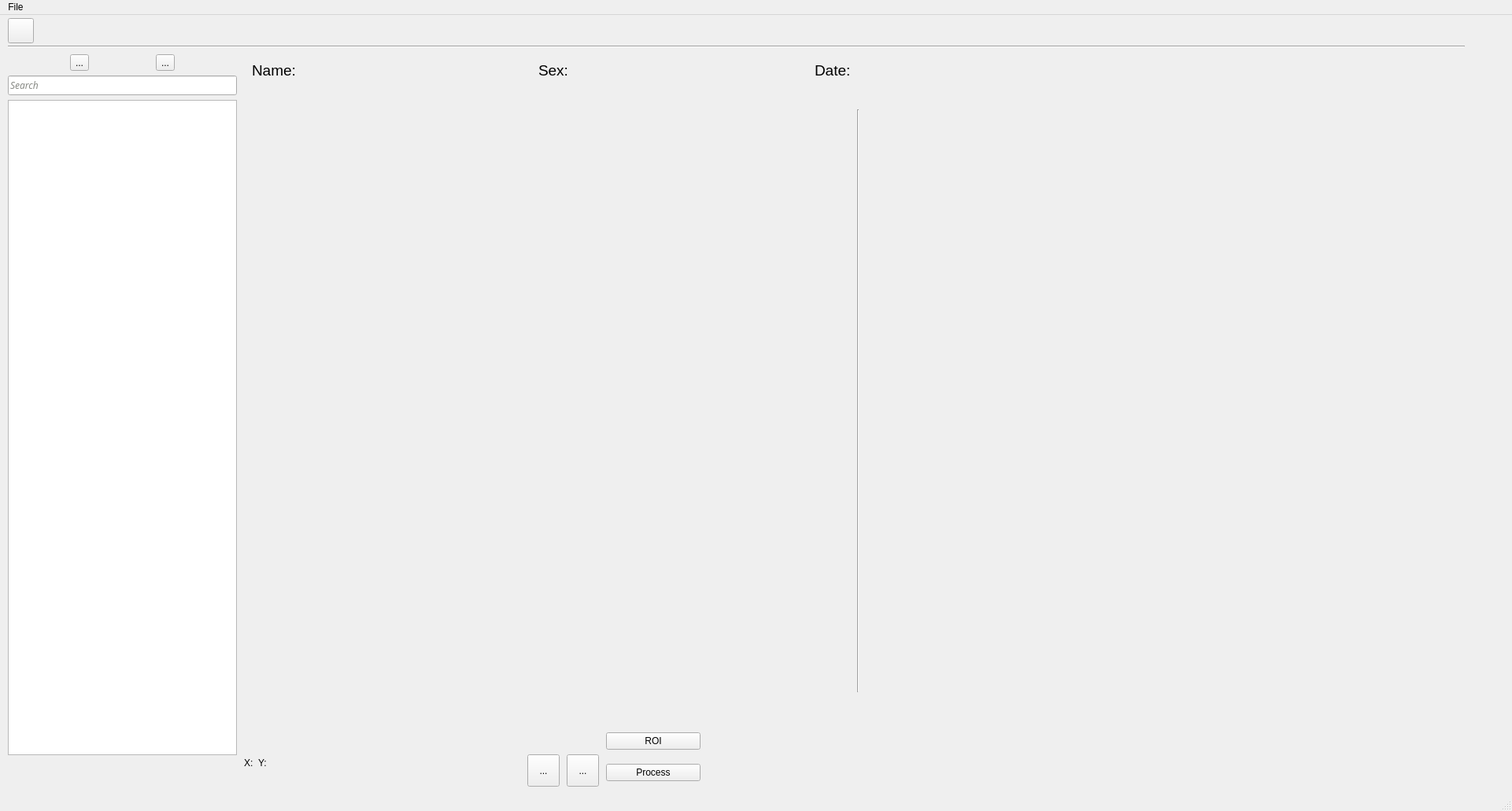
<?xml version="1.0" encoding="UTF-8"?>
<ui version="4.0">
 <class>MainWindow</class>
 <widget class="QMainWindow" name="MainWindow">
  <property name="geometry">
   <rect>
    <x>0</x>
    <y>0</y>
    <width>1921</width>
    <height>1031</height>
   </rect>
  </property>
  <property name="mouseTracking">
   <bool>true</bool>
  </property>
  <property name="windowTitle">
   <string>Tesis</string>
  </property>
  <widget class="QWidget" name="centralwidget">
   <widget class="QLabel" name="image">
    <property name="geometry">
     <rect>
      <x>320</x>
      <y>120</y>
      <width>761</width>
      <height>701</height>
     </rect>
    </property>
    <property name="whatsThis">
     <string>Esto es una ventana</string>
    </property>
    <property name="frameShape">
     <enum>QFrame::NoFrame</enum>
    </property>
    <property name="text">
     <string/>
    </property>
    <property name="scaledContents">
     <bool>true</bool>
    </property>
   </widget>
   <widget class="QLabel" name="roi">
    <property name="geometry">
     <rect>
      <x>320</x>
      <y>120</y>
      <width>761</width>
      <height>701</height>
     </rect>
    </property>
    <property name="text">
     <string notr="true"/>
    </property>
    <property name="textFormat">
     <enum>Qt::PlainText</enum>
    </property>
   </widget>
   <widget class="Line" name="line">
    <property name="geometry">
     <rect>
      <x>10</x>
      <y>32</y>
      <width>1851</width>
      <height>16</height>
     </rect>
    </property>
    <property name="orientation">
     <enum>Qt::Horizontal</enum>
    </property>
   </widget>
   <widget class="QWidget" name="layoutWidget">
    <property name="geometry">
     <rect>
      <x>10</x>
      <y>0</y>
      <width>121</width>
      <height>41</height>
     </rect>
    </property>
    <layout class="QHBoxLayout" name="horizontalLayout">
     <item>
      <widget class="QToolButton" name="btnOpenFile">
       <property name="sizePolicy">
        <sizepolicy hsizetype="Fixed" vsizetype="Fixed">
         <horstretch>0</horstretch>
         <verstretch>0</verstretch>
        </sizepolicy>
       </property>
       <property name="maximumSize">
        <size>
         <width>16777215</width>
         <height>16777215</height>
        </size>
       </property>
       <property name="sizeIncrement">
        <size>
         <width>0</width>
         <height>0</height>
        </size>
       </property>
       <property name="icon">
        <iconset>
         <normaloff>icons/folder-open.png</normaloff>icons/folder-open.png</iconset>
       </property>
       <property name="iconSize">
        <size>
         <width>25</width>
         <height>25</height>
        </size>
       </property>
      </widget>
     </item>
     <item>
      <spacer name="horizontalSpacer_2">
       <property name="orientation">
        <enum>Qt::Horizontal</enum>
       </property>
       <property name="sizeHint" stdset="0">
        <size>
         <width>40</width>
         <height>20</height>
        </size>
       </property>
      </spacer>
     </item>
    </layout>
   </widget>
   <widget class="QWidget" name="layoutWidget">
    <property name="geometry">
     <rect>
      <x>10</x>
      <y>50</y>
      <width>291</width>
      <height>891</height>
     </rect>
    </property>
    <layout class="QVBoxLayout" name="verticalLayout">
     <item>
      <layout class="QHBoxLayout" name="horizontalLayout_2">
       <item>
        <widget class="QToolButton" name="btnLeft">
         <property name="text">
          <string>...</string>
         </property>
         <property name="icon">
          <iconset>
           <normaloff>icons/arrow-left.png</normaloff>icons/arrow-left.png</iconset>
         </property>
         <property name="iconSize">
          <size>
           <width>25</width>
           <height>25</height>
          </size>
         </property>
        </widget>
       </item>
       <item>
        <widget class="QToolButton" name="btnRight">
         <property name="text">
          <string>...</string>
         </property>
         <property name="icon">
          <iconset>
           <normaloff>icons/arrow-right.png</normaloff>icons/arrow-right.png</iconset>
         </property>
         <property name="iconSize">
          <size>
           <width>25</width>
           <height>25</height>
          </size>
         </property>
        </widget>
       </item>
      </layout>
     </item>
     <item>
      <widget class="QLineEdit" name="lneSearch">
       <property name="font">
        <font>
         <family>Loma</family>
         <weight>50</weight>
         <italic>true</italic>
         <bold>false</bold>
         <underline>false</underline>
         <strikeout>false</strikeout>
        </font>
       </property>
       <property name="toolTip">
        <string/>
       </property>
       <property name="styleSheet">
        <string notr="true">color: rgb(136, 138, 133);</string>
       </property>
       <property name="text">
        <string notr="true">Search</string>
       </property>
      </widget>
     </item>
     <item>
      <widget class="QListWidget" name="lstFilesList"/>
     </item>
    </layout>
   </widget>
   <widget class="QWidget" name="layoutWidget">
    <property name="geometry">
     <rect>
      <x>320</x>
      <y>50</y>
      <width>761</width>
      <height>41</height>
     </rect>
    </property>
    <layout class="QGridLayout" name="gridLayout">
     <item row="0" column="3">
      <spacer name="horizontalSpacer">
       <property name="orientation">
        <enum>Qt::Horizontal</enum>
       </property>
       <property name="sizeHint" stdset="0">
        <size>
         <width>40</width>
         <height>20</height>
        </size>
       </property>
      </spacer>
     </item>
     <item row="0" column="4">
      <widget class="QLabel" name="lblDate">
       <property name="font">
        <font>
         <pointsize>14</pointsize>
        </font>
       </property>
       <property name="text">
        <string>Date:</string>
       </property>
      </widget>
     </item>
     <item row="0" column="0">
      <widget class="QLabel" name="lblID">
       <property name="font">
        <font>
         <pointsize>14</pointsize>
        </font>
       </property>
       <property name="text">
        <string>Name:</string>
       </property>
      </widget>
     </item>
     <item row="0" column="2">
      <widget class="QLabel" name="lblSex">
       <property name="font">
        <font>
         <pointsize>14</pointsize>
        </font>
       </property>
       <property name="text">
        <string>Sex: </string>
       </property>
      </widget>
     </item>
     <item row="0" column="1">
      <spacer name="horizontalSpacer_4">
       <property name="orientation">
        <enum>Qt::Horizontal</enum>
       </property>
       <property name="sizeHint" stdset="0">
        <size>
         <width>40</width>
         <height>20</height>
        </size>
       </property>
      </spacer>
     </item>
    </layout>
   </widget>
   <widget class="QWidget" name="layoutWidget">
    <property name="geometry">
     <rect>
      <x>310</x>
      <y>930</y>
      <width>261</width>
      <height>41</height>
     </rect>
    </property>
    <layout class="QGridLayout" name="gridLayout_2">
     <item row="0" column="1">
      <widget class="QLabel" name="lbl_y">
       <property name="text">
        <string>Y:</string>
       </property>
      </widget>
     </item>
     <item row="0" column="0">
      <widget class="QLabel" name="lbl_x">
       <property name="text">
        <string>X:</string>
       </property>
      </widget>
     </item>
     <item row="0" column="2">
      <spacer name="horizontalSpacer_3">
       <property name="orientation">
        <enum>Qt::Horizontal</enum>
       </property>
       <property name="sizeHint" stdset="0">
        <size>
         <width>40</width>
         <height>20</height>
        </size>
       </property>
      </spacer>
     </item>
    </layout>
   </widget>
   <widget class="QToolButton" name="btn_Trash">
    <property name="geometry">
     <rect>
      <x>670</x>
      <y>940</y>
      <width>41</width>
      <height>41</height>
     </rect>
    </property>
    <property name="text">
     <string>...</string>
    </property>
    <property name="icon">
     <iconset>
      <normaloff>Icons/trash.png</normaloff>Icons/trash.png</iconset>
    </property>
    <property name="iconSize">
     <size>
      <width>25</width>
      <height>25</height>
     </size>
    </property>
   </widget>
   <widget class="QWidget" name="layoutWidget">
    <property name="geometry">
     <rect>
      <x>770</x>
      <y>900</y>
      <width>120</width>
      <height>88</height>
     </rect>
    </property>
    <layout class="QVBoxLayout" name="verticalLayout_2">
     <item>
      <widget class="QPushButton" name="btnRoi">
       <property name="text">
        <string>ROI</string>
       </property>
      </widget>
     </item>
     <item>
      <widget class="QPushButton" name="btnProcess">
       <property name="text">
        <string>Process</string>
       </property>
      </widget>
     </item>
    </layout>
   </widget>
   <widget class="QLabel" name="barPredictR">
    <property name="geometry">
     <rect>
      <x>1160</x>
      <y>600</y>
      <width>301</width>
      <height>181</height>
     </rect>
    </property>
    <property name="text">
     <string/>
    </property>
   </widget>
   <widget class="QLabel" name="barPredictL">
    <property name="geometry">
     <rect>
      <x>1550</x>
      <y>600</y>
      <width>301</width>
      <height>181</height>
     </rect>
    </property>
    <property name="text">
     <string/>
    </property>
   </widget>
   <widget class="QLabel" name="htmpR">
    <property name="geometry">
     <rect>
      <x>1110</x>
      <y>210</y>
      <width>380</width>
      <height>380</height>
     </rect>
    </property>
    <property name="text">
     <string/>
    </property>
   </widget>
   <widget class="QLabel" name="htmpL">
    <property name="geometry">
     <rect>
      <x>1510</x>
      <y>210</y>
      <width>380</width>
      <height>380</height>
     </rect>
    </property>
    <property name="text">
     <string/>
    </property>
   </widget>
   <widget class="QLabel" name="bar_predict_single">
    <property name="geometry">
     <rect>
      <x>1320</x>
      <y>650</y>
      <width>301</width>
      <height>181</height>
     </rect>
    </property>
    <property name="text">
     <string/>
    </property>
   </widget>
   <widget class="QLabel" name="htmpSingle">
    <property name="geometry">
     <rect>
      <x>1230</x>
      <y>150</y>
      <width>500</width>
      <height>500</height>
     </rect>
    </property>
    <property name="text">
     <string/>
    </property>
   </widget>
   <widget class="QToolButton" name="btn_Screenshot">
    <property name="geometry">
     <rect>
      <x>720</x>
      <y>940</y>
      <width>41</width>
      <height>41</height>
     </rect>
    </property>
    <property name="text">
     <string>...</string>
    </property>
    <property name="icon">
     <iconset>
      <normaloff>Icons/camera.png</normaloff>Icons/camera.png</iconset>
    </property>
    <property name="iconSize">
     <size>
      <width>25</width>
      <height>25</height>
     </size>
    </property>
   </widget>
   <widget class="Line" name="line_2">
    <property name="geometry">
     <rect>
      <x>1080</x>
      <y>120</y>
      <width>20</width>
      <height>741</height>
     </rect>
    </property>
    <property name="orientation">
     <enum>Qt::Vertical</enum>
    </property>
   </widget>
  </widget>
  <widget class="QMenuBar" name="mbr_Principal">
   <property name="geometry">
    <rect>
     <x>0</x>
     <y>0</y>
     <width>1921</width>
     <height>26</height>
    </rect>
   </property>
   <widget class="QMenu" name="mnu_File">
    <property name="title">
     <string>File</string>
    </property>
    <addaction name="mniOpen"/>
    <addaction name="separator"/>
    <addaction name="mni_Exit"/>
   </widget>
   <addaction name="mnu_File"/>
  </widget>
  <widget class="QStatusBar" name="statusbar"/>
  <action name="mniOpen">
   <property name="text">
    <string>Open</string>
   </property>
   <property name="shortcut">
    <string>Ctrl+O</string>
   </property>
  </action>
  <action name="mni_Exit">
   <property name="text">
    <string>Exit</string>
   </property>
   <property name="shortcut">
    <string>Ctrl+X</string>
   </property>
  </action>
 </widget>
 <resources/>
 <connections/>
</ui>
